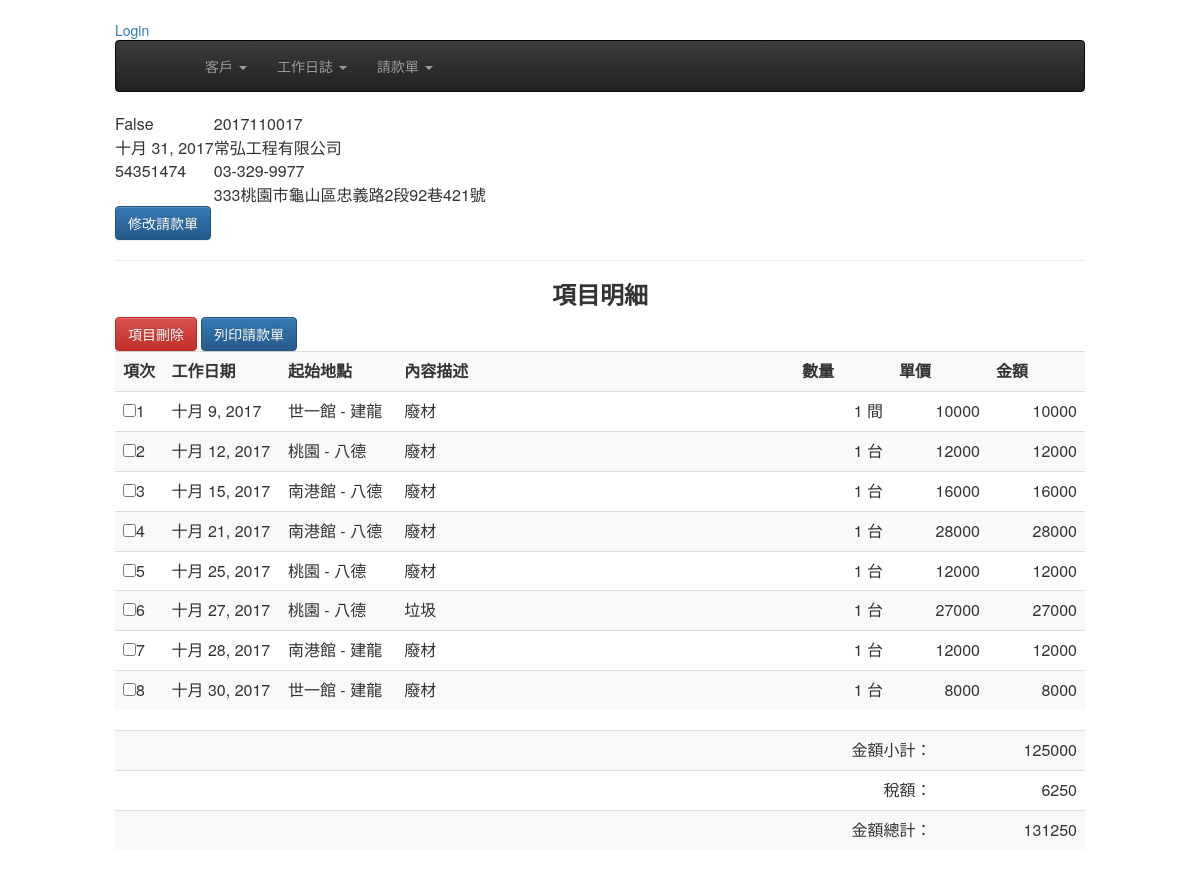
The page /bills/49/ on the database its author committed.
### bills/models.py (models this page shows, shortened)
class Bill(models.Model):
    customer = models.ForeignKey(Customer, on_delete=models.CASCADE)
    bill_number = models.CharField(max_length=12, null=True, blank=True, unique=True)
    ord_date = models.DateField(default=timezone.now) #請款日期
    created = models.DateTimeField(auto_now_add=True)
    updated = models.DateTimeField(auto_now=True)
    objects = BillNumberManager()
    is_valid = models.BooleanField(default=False, verbose_name="單據作廢")# True代表此單據作廢
    paied = models.BooleanField(default=False,verbose_name="已付款")# True代表此單據已付款
    class Meta:
        ordering = ('-created',)
    def get_total_amount(self):
        total =  sum( int(obj.item.get_amount()) for obj in self.billitem_set.all())
        return total
    def get_tax_amount(self):
        return int(float(self.get_total_amount()) * 0.05)
    def get_grand_amount(self):
        return sum( (self.get_total_amount(), self.get_tax_amount()))
    def get_absolute_url(self):
        return reverse('bills:bill_detail', kwargs={"pk": self.id} )

class BillItem(models.Model):
    bill = models.ForeignKey(Bill)
    item = models.ForeignKey(Dailylog,  on_delete=models.CASCADE,related_name='bill_items')
    class Meta:
        ordering = ( 'item', )

### customers/models.py (models this page shows, shortened)
class Customer(models.Model):
    title = models.CharField(max_length=36, null=False, blank=False, verbose_name='客戶名稱')
    unikey = models.CharField(  max_length=12,null=True, blank=True, verbose_name='統一編號' )
    address = models.CharField( max_length=100, null=True, blank=True, verbose_name='地址')
    phone = models.CharField(max_length=20, null=True, blank=True, verbose_name='電話')
    faxno = models.CharField(max_length=20, null=True, blank=True, verbose_name='傳真')
    invalid = models.BooleanField(default=False, verbose_name='停用')
    create_at = models.DateTimeField(auto_now_add=True, auto_now =False)
    modify = models.DateTimeField(auto_now_add=False, auto_now =True)
    def __str__(self):
        return self.title

### dailywork/models.py (models this page shows, shortened)
class Dailylog(models.Model):
	work_date = models.DateField( default=timezone.now )
	customer = models.ForeignKey(Customer)
	start_at = models.CharField(  max_length=20, null=False, blank=False )
	end_with = models.CharField(  max_length=20, null=False, blank=False )
	opreateDesc = models.CharField(max_length=20, blank=False, null=False)
	quantity = models.DecimalField( max_digits=10, decimal_places=0)
	uom = models.ForeignKey(Uom)
	uniprice = models.DecimalField( max_digits=10, decimal_places=0)
	notes = models.TextField(blank=True, null=True)
	payrequest = models.BooleanField(default=False, verbose_name='已請款')    # 是否已請款
	is_freecharge = models.BooleanField(default=False, verbose_name='免費項目')    # 是否爲免費項目, 如果為免費項目則在未請款清單是不會顯示的
	bill_number = models.CharField(  max_length=20, null=True, blank=True )
	invalid = models.BooleanField(default=False, verbose_name='項目作廢')
	create_at = models.DateTimeField( auto_now_add=True, auto_now=False)
	modify = models.DateTimeField( auto_now_add=False, auto_now=True)
	objects = DailylogManager()
	def get_amount(self):
		return self.quantity * self.uniprice

class Uom(models.Model):
	descriotion =  models.CharField(  max_length=20, null=False, blank=False )
	def __str__(self):
		return self.descriotion

### bills/views.py (the view)
# urls.py: url(r'^(?P<pk>\d+)/$', BillDetail.as_view( template_name ='bills/bill_detail.html'), name="bill_detail"  ),
class BillDetail(DetailView):
    model = Bill

### templates/bills/bill_detail.html (shortened to what this page needs)
{% extends "base.html" %}
{% load humanize %}
{% block content %}
<table>
  <tr>
    <td>{{ bill.is_valid }}</td>
    <td>{{ bill.bill_number }}</td>
  </tr>
  <tr>
    <td>{{ bill.ord_date }}</td>
    <td>{{ bill.customer }}</td>
  </tr>
  <tr>
    <td>{{ bill.customer.unikey }}</td>
    <td>{{ bill.customer.phone }}</td>
  </tr>
  <tr>
    <td>{{ bill.customer.faxno }}</td>
    <td>{{ bill.customer.address }} </td>
  </tr>
</table>
<a href="{{ bill.get_absolute_url }}edit" class="btn btn-primary" >修改請款單</a>
<hr><h3 align='center'><strong>項目明細</strong></h3>
<form id="delform" action="" method="POST" onsubmit="return deleteOnSubmit({{ bill.id }})" >{% csrf_token %}
  <div class="form-inline" >
  <button type="submit"  class="btn btn-danger form-control" >項目刪除</button>
  <a href="{{ bill.get_absolute_url }}gen_pdfv2" class="btn btn-primary form-control" target="_blank">列印請款單</a>
  </div>
  <div>
  <table class="table table-striped" >
    <tr>
      <th width="5%">項次</th>
      <th width="12%">工作日期</th>
      <th width="12%">起始地點</th>
      <th >內容描述</th>
      <th width="10%"  align="right">數量</th>
      <th width="10%"  align="right">單價</th>
      <th width="10%"  align="right">金額</th>
    </tr>
   {% for items in bill.billitem_set.all %}
    <tr>
      <td><input type="checkbox" name="dailylogs" id='dailylog_{{ items.item.id }}' value="{{ items.item.id }}" />{{ forloop.counter }}</td>
      <td>{{ items.item.work_date }}</td>
      <td>{{ items.item.start_at }} - {{ items.item.end_with }}</td>
      <td>{{ items.item.opreateDesc }} </td>
      <td  align="right">{{ items.item.quantity|intcomma  }} {{ items.item.uom}}</td>
      <td  align="right">{{ items.item.uniprice|intcomma  }} </td>
      <td  align="right">{{ items.item.get_amount|intcomma }} </td>
    </tr>
  {% endfor %}
  </table>
</form>
  <div>
    <table class="table table-striped" >
      <tr  align="right">
        <td>金額小計：</td><td width="15%" >{{ bill.get_total_amount|intcomma}}</td>
        </tr>  <tr  align="right">
        <td>稅額：</td><td width="15" >{{ bill.get_tax_amount|intcomma  }}</td>
      </tr>  <tr align="right">
        <td>金額總計：</td><td width="15%" >{{ bill.get_grand_amount|intcomma}}</td>
      </tr>
{% endblock content %}

### rows shown on the page
Bill: is_valid "False", bill_number "2017110017", ord_date "十月 31, 2017", customer "常弘工程有限公司", customer.unikey "54351474", customer.phone "03-329-9977", customer.address "333桃園市龜山區忠義路2段92巷421號", get_total_amount "125000", get_tax_amount "6250", get_grand_amount "131250"
BillItem: item.work_date "十月 9, 2017", item.start_at "世一館", item.end_with "建龍", item.opreateDesc "廢材", item.quantity "1", item.uom "間", item.uniprice "10000", item.get_amount "10000"
BillItem: item.work_date "十月 12, 2017", item.start_at "桃園", item.end_with "八德", item.opreateDesc "廢材", item.quantity "1", item.uom "台", item.uniprice "12000", item.get_amount "12000"
BillItem: item.work_date "十月 15, 2017", item.start_at "南港館", item.end_with "八德", item.opreateDesc "廢材", item.quantity "1", item.uom "台", item.uniprice "16000", item.get_amount "16000"
BillItem: item.work_date "十月 21, 2017", item.start_at "南港館", item.end_with "八德", item.opreateDesc "廢材", item.quantity "1", item.uom "台", item.uniprice "28000", item.get_amount "28000"
BillItem: item.work_date "十月 25, 2017", item.start_at "桃園", item.end_with "八德", item.opreateDesc "廢材", item.quantity "1", item.uom "台", item.uniprice "12000", item.get_amount "12000"
BillItem: item.work_date "十月 27, 2017", item.start_at "桃園", item.end_with "八德", item.opreateDesc "垃圾", item.quantity "1", item.uom "台", item.uniprice "27000", item.get_amount "27000"
BillItem: item.work_date "十月 28, 2017", item.start_at "南港館", item.end_with "建龍", item.opreateDesc "廢材", item.quantity "1", item.uom "台", item.uniprice "12000", item.get_amount "12000"
BillItem: item.work_date "十月 30, 2017", item.start_at "世一館", item.end_with "建龍", item.opreateDesc "廢材", item.quantity "1", item.uom "台", item.uniprice "8000", item.get_amount "8000"
